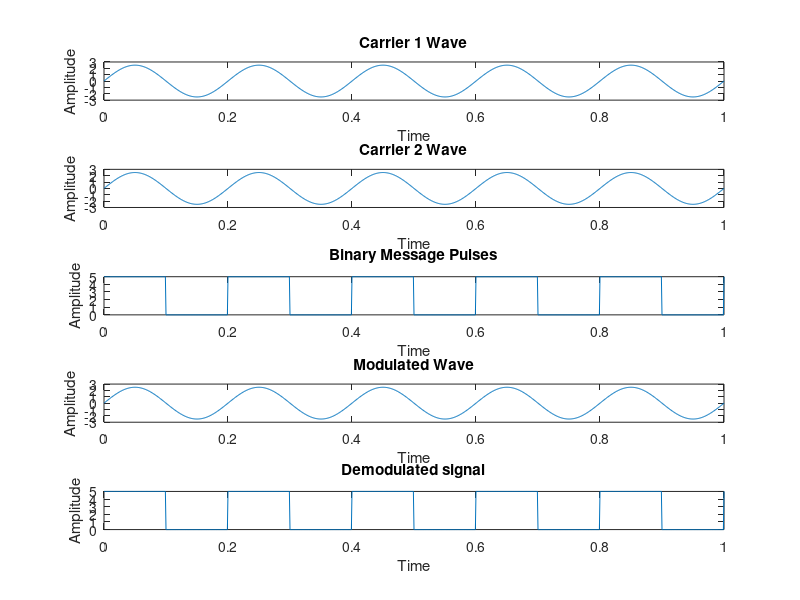

MATLAB code to generate this figure:
clc;
close all;
clear all;

fc1 = input('Enter the frequency of 1st Sine Wave carrier: '); % 20HZ
fc2 = input('Enter the frequency of 2nd Sine Wave carrier: '); % 40HZ
fp = input('Enter the frequency of Periodic Binary pulse (Message): '); % 5
amp = input('Enter the amplitude (For Both Carrier & Binary Pulse Message): '); % 5
amp = amp / 2;
t = 0:0.001:1;
c1 = amp .* sin(2 * pi * fc1 * t);
c2 = amp .* sin(2 * pi * fc2 * t);

figure(1)
subplot(5, 1, 1);
plot(t, c1)
xlabel('Time')
ylabel('Amplitude')
title('Carrier 1 Wave')

subplot(5, 1, 2)
plot(t, c2)
xlabel('Time')
ylabel('Amplitude')
title('Carrier 2 Wave')
m = amp .* square(2 * pi * fp * t) + amp;

subplot(5, 1, 3)
plot(t, m)
xlabel('Time')
ylabel('Amplitude')
title('Binary Message Pulses')
for i = 0:1000
    if m(i + 1) == 0
        mm(i + 1) = c2(i + 1);
    else
        mm(i + 1) = c1(i + 1);
    end
end

subplot(5, 1, 4)
plot(t, mm)
xlabel('Time')
ylabel('Amplitude')
title('Modulated Wave')
for i = 0:1000
    if mm(i + 1) == c2(i + 1)
        dm(i + 1) = m(i + 1);
    else
        dm(i + 1) = m(i + 1);
    end;
end;

subplot(5, 1, 5);
plot(t, dm);
xlabel('Time');
ylabel('Amplitude');
title('Demodulated signal');

